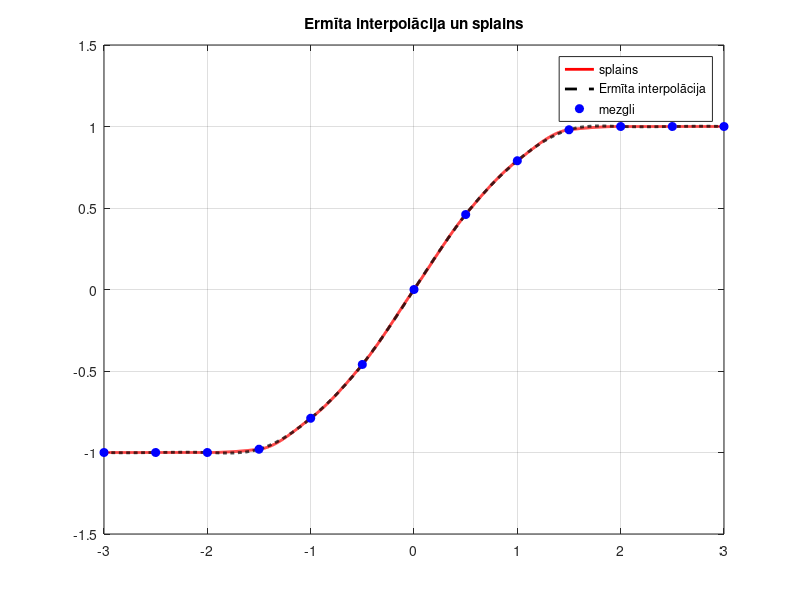

MATLAB code to generate this figure:
clc, clearvars, close all, format short

xnodes = -3:0.5:3;
ynodes = [-1 -1 -1 -0.98 -0.79 -0.46 0 0.46 0.79 0.98 1 1 1];

x_pr = linspace(xnodes(1), xnodes(end), 2001);

y_hermite = interp1(xnodes, ynodes, x_pr, 'pchip');
y_spline  = interp1(xnodes, ynodes, x_pr, 'spline');

figure
plot(x_pr, y_hermite, 'r-',  'LineWidth', 2), hold on
plot(x_pr, y_spline,  'k--', 'LineWidth', 2)
plot(xnodes, ynodes, 'ob', 'MarkerFaceColor','b')
hold off, grid on
title('Ermīta interpolācija un splains')
legend('splains','Ermīta interpolācija','mezgli', 'Location','best')
